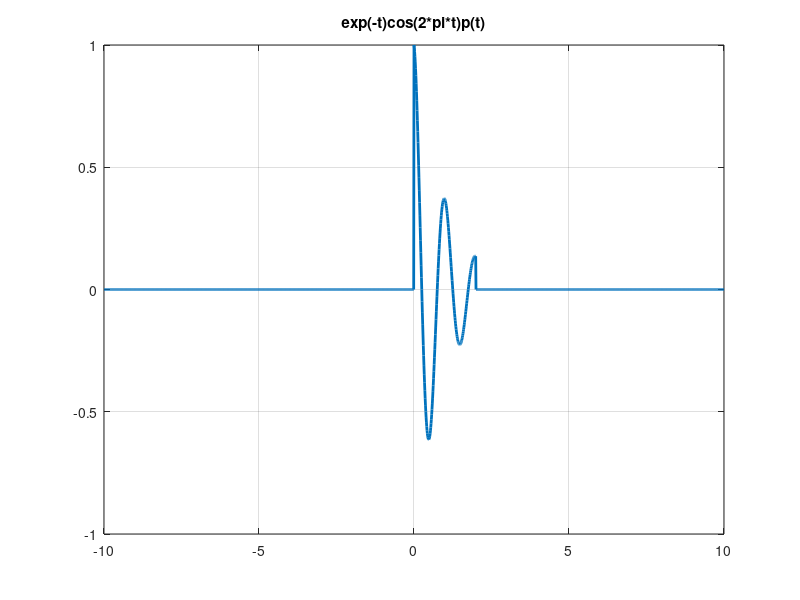
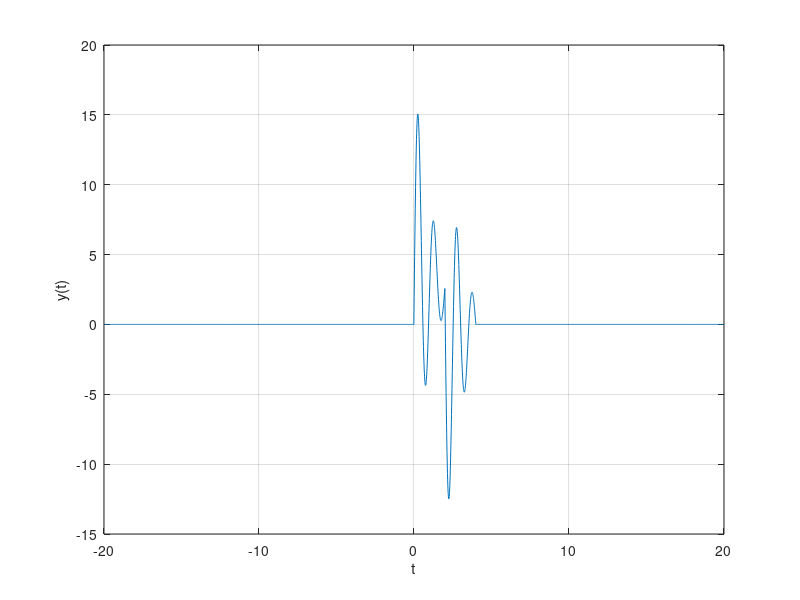

The MATLAB script that drew these images, in order:
clc, close all; clear
p = @(t)  1.0.*((t>=0) & (t<2)); 
t  =(-10:0.01: 10); figure; plot(t,p(t),'LineWidth',2);
grid; title('u(t)-u(t-2)')
%----------------------------
% Combining Functions
f = @(t) exp(-t).*p(t).*cos(2*pi*t);
n_y_begin = 2*t(1);
n_y_end = length(f(t))+length(p(t))+n_y_begin-2*0.01;
n_y = n_y_begin : 0.01 : n_y_end; 
t  =(-10:0.01: 10); plot(t,f(t),'LineWidth',2); grid; title('exp(-t)cos(2*pi*t)p(t)')
y= @(t) conv(f(t),p(t))
figure; plot(2*t(1):0.01:20,y(t)); grid; ylabel('y(t)'); xlabel('t');

